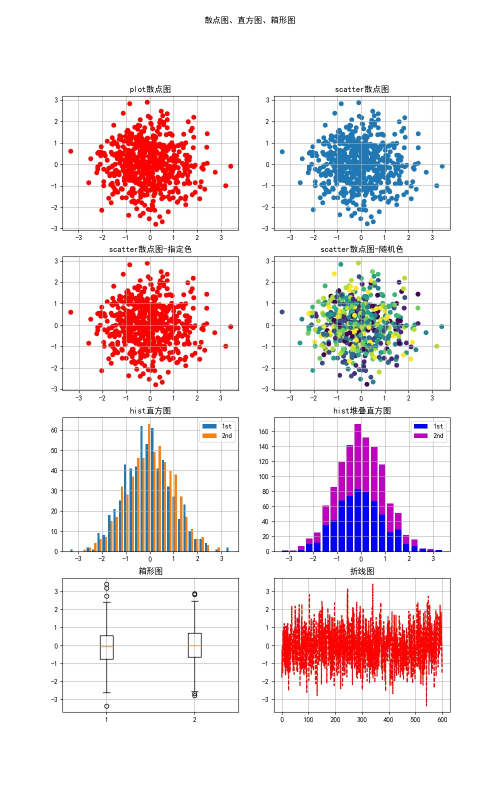
#> input picture images/draw_box_result.jpg, 1000 x 1600 px (shown at 1/2 size)
$ python file_img_access.py   (older library calls are emulated)
#> lines starting #> are read from the running program, lines starting #| are printed output that depends on the picture
### common/imagecm.py
# -*- coding: utf-8 -*-
# !/usr/bin/python

"""
Image common api
图片相关共通函数
"""

import cv2
import math
import numpy as np

from common import logcm
from common import datecm
from common import imoptcm
from common.imfiltercm import Filter

from PIL import Image
from skimage import img_as_ubyte, img_as_float, io, transform


class ImageType:
    """
    图片类型定义
    """
    # 图片文件路径
    IMG_FILE = 'FILE'
    # PIL的图片对象
    IMG_PIL = 'PIL'
    # skimage的图片对象
    IMG_SK = 'SK'
    # opencv的BGR图片对象
    IMG_BGR = 'BGR'
    # opencv的HSV图片对象
    IMG_HSV = 'HSV'
    # opencv的HLS图片对象
    IMG_HLS = 'HLS'
    # opencv的灰度图片
    IMG_GRAY = 'GRAY'


class VideoActionOutput:
    # [113 lines left out: functions __init__, get_conv_filter, out_action, not called in this run]


class VideoImageOutput:
    # [185 lines left out: functions __init__, out_im, clear, get_bgr_im, im_convert, add_img_HSV, not called in this run]


def get_im(img):
    """
    根据图片文件路径或图片
    @param img: 图片或路径
    @return: 图片对象
    """
    # 取得图片
    im = Image.open(img) if isinstance(img, str) else img
    return im


def get_size(img):
    """
    根据图片取得图片尺寸
    @param img: 图片或路径
    @return: 图片尺寸
    """

    im = get_im(img)
#> in get_im, im is the input picture: PIL image 1000x1600 RGB; mean R, G, B 240.1, 228.9, 231.7
    return im.size


# [11 lines left out: function is_landscape, not called in this run]


def resize(img, dst_width, dst_height, save_path=None, keep_ratio=True):
    """
    把图片对象压缩成目标大小，可以保持比例。
    @param img: 图片或路径
    @param dst_width: 目标宽度
    @param dst_height: 目标高度
    @param save_path: 保存路径
    @param keep_ratio: 保持比例
    @return: 处理后的图片对象
    """

    # 取得图片
    im = get_im(img)

    # 图片尺寸
    (width, height) = im.size
    # 如果目标大小
    if dst_width < 0 or dst_height < 0:
        logcm.print_info('dest with or height is < 0!', fg='red')
        return im

    if keep_ratio:
        # 取得宽度和高度的转换比率
        ratio_width = width / dst_width
        ratio_height = height / dst_height
        if ratio_width > ratio_height:
            # 宽度压缩比例较小时
            dst_height = round(height / ratio_width)
        elif ratio_width < ratio_height:
            # 高度压缩比例较小时
            dst_width = round(width / ratio_height)

    # 调整图片尺寸
    # logcm.print_info('dest size is (%d, %d)' % (dst_width, dst_height))
    im_resize = im.resize((dst_width, dst_height), Image.ANTIALIAS)
    # 保存图片
    if save_path is not None:
        im_resize.save(save_path, quality=100)
    return im_resize


# [310 lines left out: functions flip, empty_img, paste_center, resize_canvas, zoom_in, zoom_out and 6 more, not called in this run]

### common/logcm.py
#!/usr/bin/env python
# -*- coding: utf-8 -*-

"""
Log common api
日志输出相关共通函数
"""

import json
from numpy import *
from common import classcm

colors_dict = {
    'reset': '0',
    'bold': '1',
    'disable': '2',
    'underline': '4',
    'reverse': '7',
    'strikethrough': '9',
    'invisible': '8',
}

fg_dict = {
    'black': '30',
    'red': '31',
    'green': '32',
    'orange': '33',
    'blue': '34',
    'purple': '35',
    'cyan': '36',
    'lightgrey': '37',
    'darkgrey': '90',
    'lightred': '91',
    'lightgreen': '92',
    'yellow': '93',
    'lightblue': '94',
    'pink': '95',
    'lightcyan': '96',
}

bg_dict = {
    'black': '40',
    'red': '41',
    'green': '42',
    'orange': '43',
    'blue': '44',
    'purple': '45',
    'cyan': '46',
    'lightgrey': '47'
}


def set_style(color=None, fg=None, bg=None):
    """
    设置特殊输出样式
    @param color: 颜色
    @param fg: 前景色
    @param bg: 背景色
    @:return 有无特殊样式
    """

    has_style = False
    # 颜色
    if color is None:
        clr_k = 'reset'
        clr_v = colors_dict[clr_k]
    elif color in colors_dict:
        clr_k = color
        clr_v = colors_dict[clr_k]
        has_style = True
    else:
        clr_v = color
        has_style = True

    # 前景色
    if fg is not None:
        if fg in fg_dict:
            fg_k = fg
            fg_v = fg_dict[fg_k]
            has_style = True
        else:
            fg_v = fg
            has_style = True
    else:
        fg_v = ''

    # 背景色
    if bg is not None:
        if bg in bg_dict:
            bg_k = bg
            bg_v = bg_dict[bg_k]
            has_style = True
        else:
            bg_v = bg
            has_style = True
    else:
        bg_v = ''

    if has_style:
        # 输出格式
        print('\033[%s;%s;%sm' % (clr_v, fg_v, bg_v), end='')

    return has_style


# [21 lines left out: function print_style, not called in this run]


def print_info(obj, blank_first=True, show_header=True, color=None, fg=None, bg=None):
    """
    print输出信息
    @param obj: 输出信息
    @param blank_first: 开头是否输出空行
    @param show_header: 是否显示头部
    @param color: 颜色
    @param fg: 前景色
    @param bg: 背景色
    @:return 无
    """

    # 显示头部
    if show_header:
        # 输出新的空行
        if blank_first:
            print('\n')
        # 开始线
        print('-' * 100)

    # 输出信息
    print('----\t', end='')

    # 开始特殊显示
    has_style = set_style(color, fg, bg)

    # 输出对象
    print(obj)

    # 结束特殊显示
    if has_style:
        # 清除格式
        print('\033[0m')

    # 结束线
    print('-' * 100)


def print_obj(obj, title, full_show=False, show_json=False, show_header=True, show_table=False, color=None, fg=None,
              bg=None):
    """
    print输出对象内容，同时输出描述，类型
    @param obj: 输出对象
    @param title: 对象的标题
    @param full_show: 全部显示，默认否
    @param show_json: 显示为JSON
    @param show_header: 是否显示头部
    @param show_table: 显示为表格
    @param color: 颜色
    @param fg: 前景色
    @param bg: 背景色
    @:return 无
    """

    # 取得对象类型名称
    type_name = get_type_name(obj)

    # 显示头部
    if show_header:
        print('\n')
        print('-' * 100)

    # 开始特殊显示
    has_style = set_style(color, fg, bg)

    print('      obj : %s' % title)
    print('     type : %s' % type_name)
    # 属性输出
    print_obj_prop(obj, type_name)

    # 开始线
    print('-' * 100)
    # 输出对象数据
    print_obj_data(obj, type_name, full_show, show_json, show_table)

    # 结束特殊显示
    if has_style:
        # 清除格式
        print('\033[0m')

    # 结束线
    print('-' * 100)
    return None


def get_type_name(obj):
    """
    取得类型名称
    @param obj : 对象
    @:return 对象类型名
    """

    type_str = '%s' % type(obj)
    type_name = type_str[8:-2]
    return type_name


def print_obj_prop(obj, type_name):
    """
    根据类型输出属性
    @param obj : 输出对象
    @param type_name : 类型名
    @:return 无
    """

    if type_name == 'pandas.core.frame.DataFrame':
        print('     size : %d' % obj.size)
        print('     ndim : %d' % obj.ndim)
        print('    shape : ', end='')
        print(obj.shape)

    if type_name == 'pandas.core.series.Series':
        print('     size : %d' % obj.size)
        print('     ndim : %d' % obj.ndim)
        print('    shape : ', end='')
        print(obj.shape)

    if type_name == 'list':
        print('      len : %d' % len(obj))
        print('     ndim : %d' % array(obj).ndim)
        print('    shape : ', end='')
        print(array(obj).shape)

    if type_name == 'numpy.ndarray':
        print('      len : %d' % len(obj))
        print('     ndim : %d' % obj.ndim)
        print('    shape : ', end='')
        print(obj.shape)

    if type_name == 'urllib.request.Request':
        print('      url : %s' % obj.full_url)
        print('     type : %s' % obj.type)
        print('  headers : %s' % obj.headers)
        print('     data : %s' % obj.data)

    if type_name == 'http.client.HTTPResponse':
        print('   status : %d' % obj.status)
        print('  headers : %s' % obj.getheaders())

    return None


def print_obj_data(obj, type_name, full_show, show_json=False, show_table=False):
    """
    print数据对象，根据类型进行特殊处理
    @param obj : 对象
    @param type_name : 类型名
    @param full_show : 是否全部显示
    @param show_json : 显示为JSON
    @param show_table : 显示为表格
    @:return 无
    """

    if full_show == False:
        # 打印列表
        if type_name == 'list':
            if array(obj).ndim > 1:
                print_matrix_data(obj, 40)
            else:
                print_list_data(obj, 60)

        elif type_name == 'numpy.ndarray':
            if obj.ndim > 1:
                print_matrix_data(obj.tolist(), 40)
            else:
                print_list_data(obj.tolist(), 60)
        else:
            print(obj)
    else:
        print(obj)

    # 显示JSON
    if show_json:
        # 分隔线
        print('-' * 45, end='')
        print('Json Dumps', end='')
        print('-' * 45)
        obj_json = classcm.obj_to_json(obj)
        print(obj_json)
    # 显示表格
    if show_table:
        # 分隔线
        print('-' * 45, end='')
        print('Table Show', end='')
        print('-' * 45)
        obj_table = classcm.obj_to_table(obj)
        print(obj_table)
    return None


# [56 lines left out: functions print_list_data, print_matrix_data, not called in this run]

### common/filecm.py
# -*- coding: utf-8 -*-
# !/usr/bin/python

"""
File common api
文件相关共通函数
"""

import codecs
import csv
import os
import re
import shutil
import datetime


from common import logcm


# [20 lines left out: functions extension, short_name, not called in this run]


def save_str(content, encoding='utf-8', path=None, file_name=None):
    """
    保存字符串到文件
    @param content: 字符串内容
    @param encoding: 字符串编码
    @param path: 文件路径
    @param file_name: 文件名
    @return: 无
    """

    # 文件名为空返回空
    if file_name is None:
        logcm.print_info("File name is empty.", fg='red')
        return None

    # 路径不为空，路径拼接
    if path is not None:
        makedir(path)
        file_path = os.path.join(path, file_name)
    else:
        makedir(file_name, by_file=True)
        file_path = file_name

    # 文件完整路径
    f = codecs.open(file_path, 'w', encoding)
    f.write(content)
    f.close()
    logcm.print_info("Save str file finished. --> %s/%s" % (path, file_name))


# [46 lines left out: functions save_data, append_csv, not called in this run]


def exists(path_check, file_name):
    """
    判断本地文件是否存在
    @param path_check: 文件路径
    @param file_name: 文件名
    @return: True/False
    """

    # 本地文件路径如果不存在，返回False
    if not os.path.exists(path_check):
        return False

    # 文件完整路径
    file_path = os.path.join(path_check, file_name)
    return os.path.exists(file_path)


def makedir(path, by_file=False):
    """
    确保目标路径存在，不存在则创建。
    @param path: 目标路径
    @param by_file: 通过文件的路径创建
    @return: 无
    """

    # 路径为空，返回
    if path is None:
        return

    # 通过文件创建的时候，截取文件所在目录路径
    if by_file:
        (path, file_name) = os.path.split(path)

    # 不存在则创建目标路径
    if not os.path.exists(path):
        logcm.print_info("Create folder: %s" % path)
        os.makedirs(path)


def read_lines(path=None, file_name=None, encoding="utf-8"):
    """
    读取文件到字符串数组
    @param path: 文件路径
    @param file_name: 文件名
    @param encoding: 字符编码
    @return: 字符串数组
    """

    # 文件名为空返回空
    if file_name is None:
        logcm.print_info("File name is empty.", fg='red')
        return None

    # 路径不为空，路径拼接
    if path is not None:
        file_path = os.path.join(path, file_name)
    else:
        file_path = file_name

    # 文件不存在，返回空
    if not os.path.exists(file_path):
        logcm.print_info("File not found. %s" % file_path, fg='red')
        return None

    # 读取文件
    file = codecs.open(file_path, 'r', encoding)
    # 行字符串列表
    lines = [line.strip() for line in file]
    file.close()
    return lines


def read_str(path=None, file_name=None, encoding="utf-8"):
    """
    读取文件到字符串
    @param path: 文件路径
    @param file_name: 文件名
    @param encoding: 字符编码
    @return: 字符串
    """

    lines = read_lines(path, file_name, encoding)
    all_str = '\n'.join(lines)
    return all_str


# [22 lines left out: function read_bytes, not called in this run]


def search_files(search_path, ext=None, match=None):
    """
    对指定目录进行文件检索，返回满足条件的文件路径一览。
    @param search_path: 检索路径
    @param ext: 文件扩展名，逗号分隔，如果为空，则返回所有文件。
    @param match: 文件名的规则表达式（可选）
    @return: 文件路径一览
    """

    # 判断路径是否cun在
    if not os.path.exists(search_path):
        logcm.print_info("File path not exist! %s" % search_path, fg='red')
        return None

    # 后缀名如果有指定，生成允许列表
    ext_list = ext.split(',') if ext else None

    # 路径列表
    path_list = []
    for (root, dirs, files) in os.walk(search_path):
        for file_name in files:
            # 允许列表如果有内容
            if ext_list:
                # 文件后缀
                (short_name, extension) = os.path.splitext(file_name)
                # 后缀不在允许列表中，则跳过
                if extension not in ext_list:
                    continue

            # 规则表达式匹配
            if match:
                # 不匹配，则跳过
                if not re.match(match, file_name):
                    continue

            # 文件路径
            file_path = os.path.join(root, file_name)
            path_list.append(file_path)

    # 返回路径列表
    return path_list


# [87 lines left out: functions move_files, copy_files, remove, last_update_time, not called in this run]

### common/loadcfgcm.py
# -*- coding: utf-8 -*-
# !/usr/bin/python

"""
Config Load Common
Config用数据加载共通
"""

import json

from common import logcm
from common import filecm


def load(config_name, default_config, config_path='./config', encoding='utf-8'):
    """
    从指定路径读取配置，如果配置文件不存在，则使用缺省配置
    并保存缺省配置到指定路径。
    @param config_name: 配置文件名
    @param default_config: 缺省配置
    @param config_path: 配置路径
    @param encoding: 文字编码
    @return: 配置信息
    """

    if filecm.exists(config_path, config_name):
        # 文件存在，读取文件
        data = load_cfg_file(config_path, config_name, encoding)
        if data is not None:
            return data

    # 文件不存在，返回默认值并初始化配置文件。
    logcm.print_info('配置文件不存在或读取失败：%s/%s' % (config_path, config_name))

    # 保存默认配置
    save_cfg_file(default_config, config_name, config_path, encoding=encoding)

    # 重新读取文件
    return load_cfg_file(config_path, config_name, encoding)


def load_cfg_file(config_path, config_name, encoding='utf-8'):
    """
    加载配置文件
    :param config_path: 配置路径
    :param config_name: 配置文件名
    :param encoding: 文字编码
    :return:
    """
    try:
        # 文件存在，读取文件
        logcm.print_info('配置文件存在：%s/%s' % (config_path, config_name))
        cfg_content = filecm.read_str(config_path, config_name, encoding)
        cfg_info = json.loads(cfg_content)
        return cfg_info

    except Exception as e:
        logcm.print_info("load cfg exception: %s - %s/%s" % (e, config_path, config_name), fg='red')
        return None


def save_cfg_file(config_info, config_name, config_path='./config', encoding='utf-8'):
    """
    保存配置信息
    :param config_info:配置数据字典或JSON文本
    :param config_name: 配置文件名
    :param config_path: 配置路径
    :param encoding: 文字编码
    :return:
    """
    # 把对象转成JSON字符串，并格式化
    if type(config_info) == type(""):
        # 如果本身就是字符串直接使用
        cfg_content = config_info.strip()
    else:
        cfg_content = json.dumps(config_info, sort_keys=True, indent=4, separators=(',', ': '), ensure_ascii=False)
    # 保存到json文件
    filecm.save_str(cfg_content, encoding, config_path, config_name)


# [10 lines left out: function clear_cfg_file, not called in this run]

### file_img_access.py
#!/usr/bin/env python
# -*- coding: utf-8 -*-

"""
图片文件访问
"""

from common import filecm
from common import imagecm
from common import logcm
from common import loadcfgcm

# 读取图片尺寸
img_path = './images/draw_box_result.jpg'
size = imagecm.get_size(img_path)
#> size = (1000, 1600)
logcm.print_obj(size, 'size')
#|      type : tuple
#| (1000, 1600)

# 调整图片尺寸并保存
save_path = './temp/draw_box_result_thumb.jpg'
imagecm.resize(img_path, 500, 500, save_path, keep_ratio=True)
#> in resize, `im_resize = im.resize((dst_width, dst_height), Image.ANTIALIAS)`:
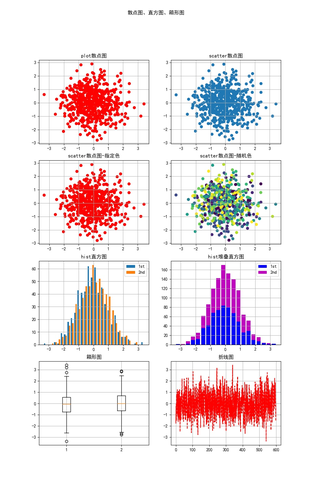
#> im_resize: PIL image 312x500 RGB; mean R, G, B 239.5, 228.4, 231.2

default_config = """
{
    "remark" : "图片按照横竖分类复制或移动",
     "action" : "copy|move",
    "src_path": "",
    "target_path_w": "",
    "target_path_h": "",
    "skeep_exist": true
}
"""

# 加载配置文件
cfg = loadcfgcm.load("file_img_movecopy.json", default_config)

# 检索图片列表
search_path = ''
path_list = filecm.search_files(cfg["src_path"], '.jpg', r'^[^\.]+')
logcm.print_obj(path_list, 'path_list')

# 横版图片路径列表
w_list = []
h_list = []
#> (the run stopped early here; a loop or call above may not have finished)
